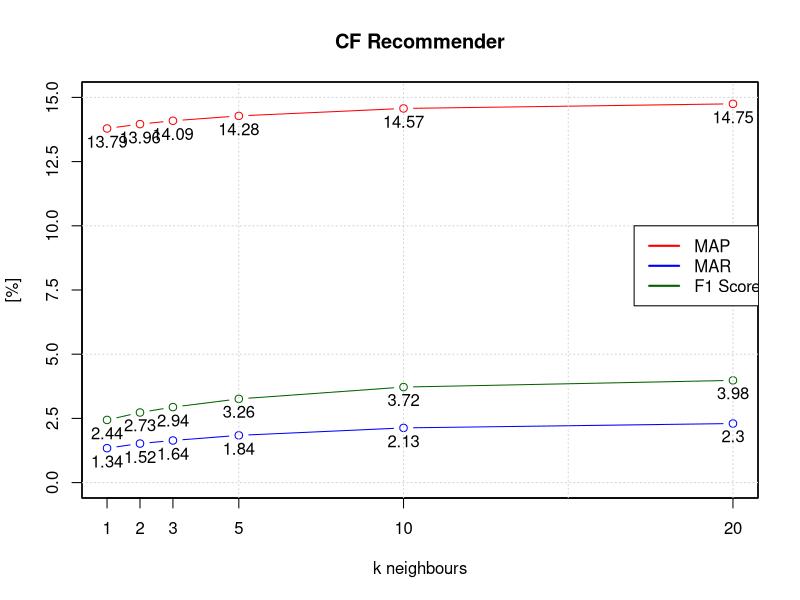
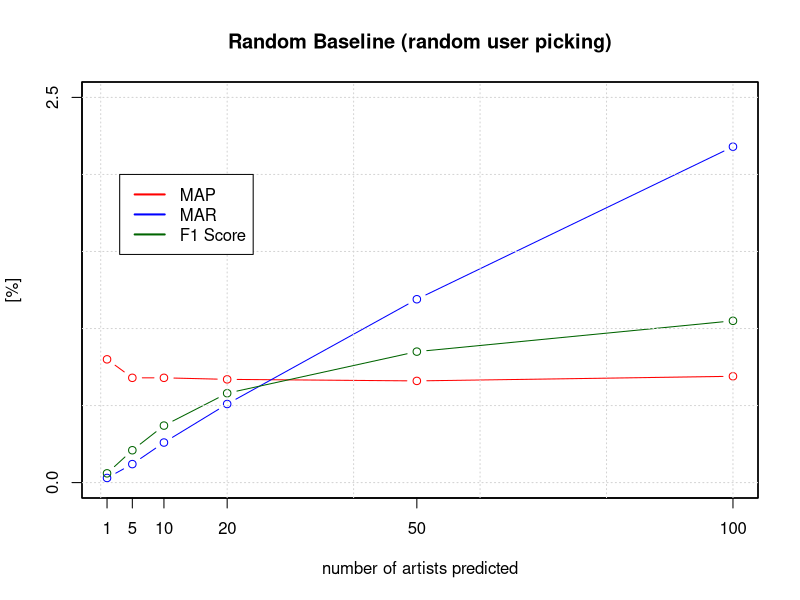
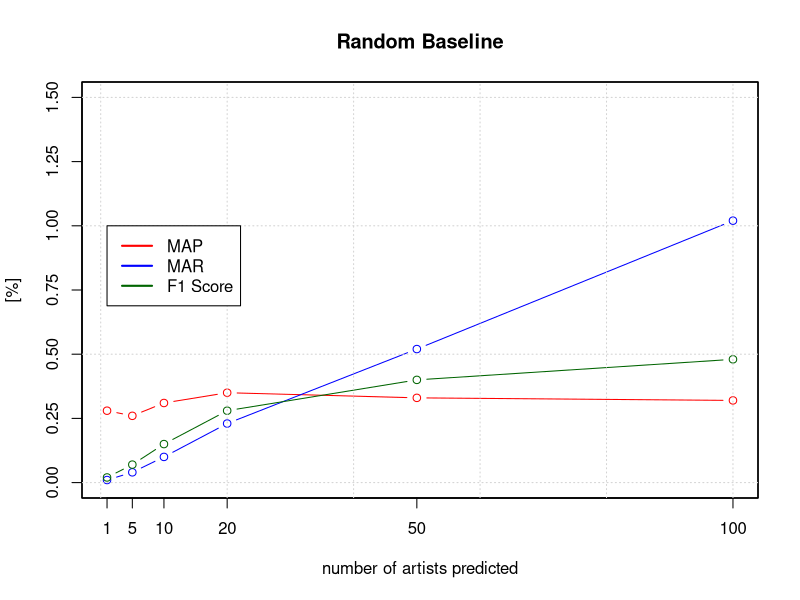
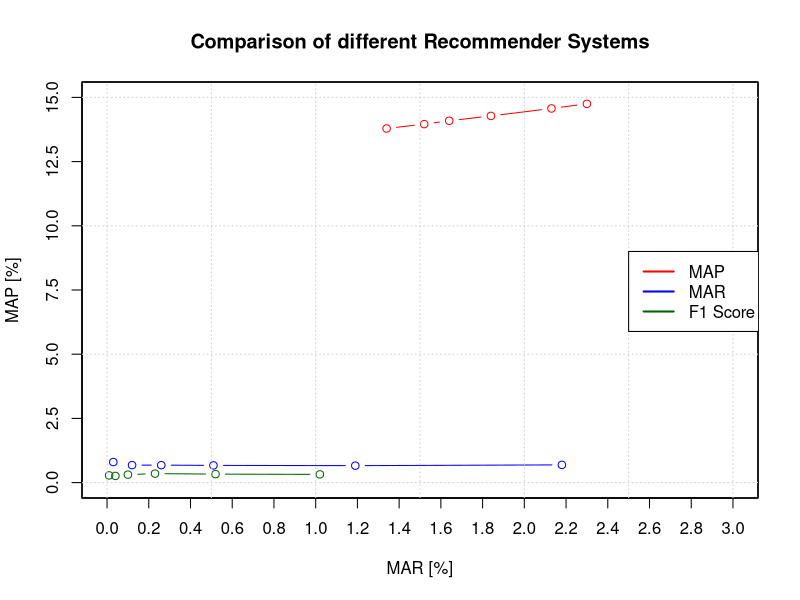

These figures' R source, in order:
# CF Recommender

cf_k_neighbours <- c(1, 2, 3, 5, 10, 20)
cf_MAP <- c(13.79, 13.96, 14.09, 14.28, 14.57, 14.75)
cf_MAR <- c(1.34, 1.52, 1.64, 1.84, 2.13, 2.3)
cf_F1 <- c(2.44, 2.73, 2.94, 3.26, 3.72, 3.98)

plot(cf_k_neighbours, cf_MAP, type="b", xaxt="n", yaxt="n", xlab="k neighbours", ylab="[%]", col="red", ylim=c(0,15), main="CF Recommender")
par(new=TRUE)
plot(cf_k_neighbours, cf_MAR, type="b", xaxt="n", yaxt="n", xlab="", ylab="", col="blue", ylim=c(0,15))
par(new=TRUE)
plot(cf_k_neighbours, cf_F1, type="b", xaxt="n", yaxt="n", xlab="", ylab="", col="darkgreen", ylim=c(0,15))
axis(1, at=cf_k_neighbours, labels=cf_k_neighbours)
axis(2, at=seq(0,15,by=2.5))
grid()
legend(17, 10, c("MAP", "MAR", "F1 Score"), lty=c(1,1), lwd=2, col=c("red", "blue", "darkgreen"))
text(cf_k_neighbours, cf_MAP-0.5, cf_MAP)
text(cf_k_neighbours, cf_MAR-0.5, cf_MAR)
text(cf_k_neighbours, cf_F1-0.5, cf_F1)
par(new=FALSE)


# Random Baseline (Ours)
rb_n_artists <- c(1, 5, 10, 20, 50, 100)
rb_MAP <- c(0.8, 0.68, 0.68, 0.67, 0.66, 0.69)
rb_MAR <- c(0.03, 0.12, 0.26, 0.51, 1.19, 2.18)
rb_F1 <- c(0.06, 0.21, 0.37, 0.58, 0.85, 1.05)

plot(rb_n_artists, rb_MAP, type="b", xaxt="n", yaxt="n", xlab="number of artists predicted", ylab="[%]", col="red", ylim=c(0,2.5), main="Random Baseline (random user picking)")
par(new=TRUE)
plot(rb_n_artists, rb_MAR, type="b", xaxt="n", yaxt="n", xlab="", ylab="", col="blue", ylim=c(0,2.5))
par(new=TRUE)
plot(rb_n_artists, rb_F1, type="b", xaxt="n", yaxt="n", xlab="", ylab="", col="darkgreen", ylim=c(0,2.5))
axis(1, at=rb_n_artists, labels=rb_n_artists)
axis(2, at=seq(0,15,by=2.5))
grid()
legend(3, 2, c("MAP", "MAR", "F1 Score"), lty=c(1,1), lwd=2, col=c("red", "blue", "darkgreen"))
par(new=FALSE)

# Random Baseline (his)

rb2_n_artists <- c(1, 5, 10, 20, 50, 100)
rb2_MAP <- c(0.28, 0.26, 0.31, 0.35, 0.33, 0.32)
rb2_MAR <- c(0.01, 0.04, 0.1, 0.23, 0.52, 1.02)
rb2_F1 <- c(0.02, 0.07, 0.15, 0.28, 0.4, 0.48)

plot(rb2_n_artists, rb2_MAP, type="b", xaxt="n", yaxt="n", xlab="number of artists predicted", ylab="[%]", col="red", ylim=c(0,1.5), main="Random Baseline")
par(new=TRUE)
plot(rb2_n_artists, rb2_MAR, type="b", xaxt="n", yaxt="n", xlab="", ylab="", col="blue", ylim=c(0,1.5))
par(new=TRUE)
plot(rb2_n_artists, rb2_F1, type="b", xaxt="n", yaxt="n", xlab="", ylab="", col="darkgreen", ylim=c(0,1.5))
axis(1, at=rb2_n_artists, labels=rb2_n_artists)
axis(2, at=seq(0,1.5,by=0.25))
grid()
legend(1, 1, c("MAP", "MAR", "F1 Score"), lty=c(1,1), lwd=2, col=c("red", "blue", "darkgreen"))
par(new=FALSE)


# Compare results
plot(cf_MAR, cf_MAP, type="b", xaxt="n", yaxt="n", xlab="MAR [%]", ylab="MAP [%]", col="red", ylim=c(0,15), xlim=c(0,3), main="Comparison of different Recommender Systems")
par(new=TRUE)
plot(rb_MAR, rb_MAP, type="b", xaxt="n", yaxt="n", xlab="", ylab="", col="blue", ylim=c(0,15), xlim=c(0,3))
par(new=TRUE)
plot(rb2_MAR, rb2_MAP, type="b", xaxt="n", yaxt="n", xlab="", ylab="", col="darkgreen", ylim=c(0,15), xlim=c(0,3))
axis(1, at=seq(0, 3, 0.2))
axis(2, at=seq(0,15,by=2.5))
grid()
legend(2.5, 9, c("MAP", "MAR", "F1 Score"), lty=c(1,1), lwd=2, col=c("red", "blue", "darkgreen"))
